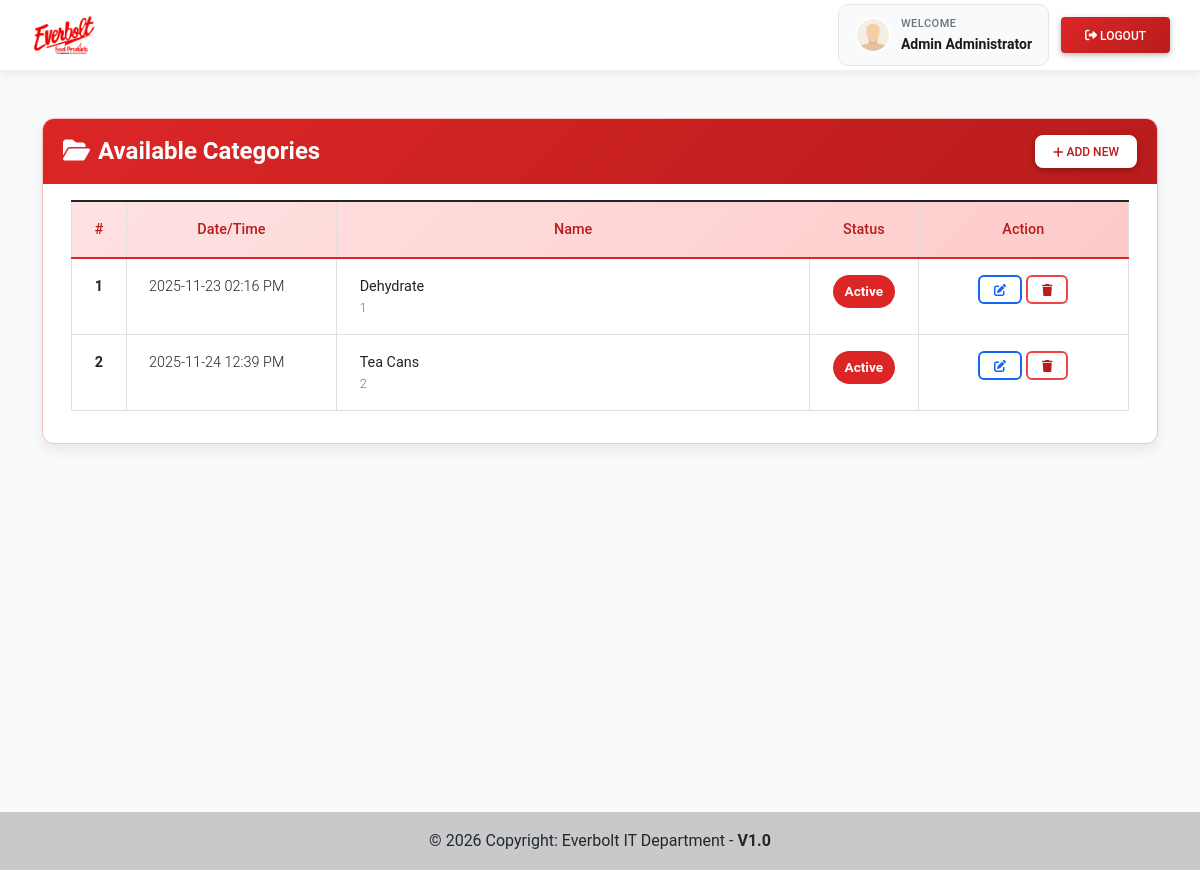
Screenshot of /category (signed in) with the database file from the repository.
### imsApp/models.py (models this page shows, shortened)
class Category(models.Model):
    name = models.CharField(max_length=250)
    description = models.TextField()
    status = models.CharField(max_length=2, choices=(('1','Active'),('2','Inactive')), default=1)
    date_created = models.DateTimeField(default=timezone.now)
    date_updated = models.DateTimeField(auto_now=True)

### imsApp/views.py (the view)
# urls.py: path('category', views.category_mgt, name='category-page'),
@login_required
def category_mgt(request):
    context['page_title'] = "Product Categories"
    context['categories'] = Category.objects.all()
    return render(request, 'inventory/category_mgt.html', context)

### imsApp/templates/inventory/category_mgt.html (shortened to what this page needs)
{% extends 'layouts/base.html' %}
{% load static %}
{% load humanize %}
{% block extra_css %}
<link rel="stylesheet" href="{% static 'css/ims-inventory.css' %}">
{% endblock extra_css %}
{% block pageContent %}
<div class="col-lg-12 col-md-12 col-sm-12 col-xs-12">
    <div class="card category-card">
        <div class="category-header d-flex w-100 align-items-center justify-content-between">
            <h4><i class="fa fa-folder-open me-2"></i>Available Categories</h4>
            <button type="button"
                    class="btn btn-sm"
                    id="add_new_category">
                <i class="fa fa-plus"></i> Add New
            </button>
        </div>
        <div class="card-body">
            <div class="container-fluid">
                <table class="table table-bordered" id="category-list">
                    <colgroup>
                        <col width="5%">
                        <col width="20%">
                        <col width="45%">
                        <col width="10%">
                        <col width="20%">
                    </colgroup>
                    <thead>
                        <tr>
                            <th class="text-center">#</th>
                            <th class="text-center">Date/Time</th>
                            <th class="text-center">Name</th>
                            <th class="text-center">Status</th>
                            <th class="text-center">Action</th>
                        </tr>
                    </thead>
                    <tbody>
                        {% for category in categories %}
                        <tr>
                            <td class="text-center fw-bold">{{ forloop.counter }}</td>
                            <td>{{ category.date_created|date:"Y-m-d h:i A" }}</td>
                            <td>
                                <strong>{{ category.name }}</strong><br>
                                <small class="text-muted d-block text-truncate">
                                    {{ category.description }}
                                </small>
                            </td>
                            <td class="text-center">
                                {% if category.status == '1' %}
                                    <span class="badge-status badge-active">Active</span>
                                {% else %}
                                    <span class="badge-status badge-inactive">Inactive</span>
                                {% endif %}
                            </td>
                            <td class="text-center">
                                <a class="btn btn-outline-primary btn-sm edit-category"
                                   href="javascript:void(0)"
                                   data-id="{{ category.pk }}">
                                    <i class="fa fa-edit"></i>
                                </a>
                                <button class="btn btn-outline-danger btn-sm delete-category"
                                        data-id="{{ category.pk }}">
                                    <i class="fa fa-trash"></i>
                                </button>
                            </td>
                        </tr>
                        {% endfor %}
                    </tbody>
                </table>
            </div>
        </div>
    </div>
</div>
{% endblock pageContent %}

### imsApp/templates/includes/topNavigation.html (shortened to what this page needs)
{% load static %}
<header>
    <nav class="main-navbar">
        <div class="navbar-container">
            <div class="navbar-content">
                <a href="{% url 'home-page' %}" class="navbar-brand-section">
                    <img src="{{ MEDIA_URL }}/default/logo.jpg"
                         alt="Everbolt Food Products"
                         class="navbar-logo">
                </a>
                <div class="navbar-actions">
                    {% if user.id %}
                    <a href="{% url 'profile' %}" class="user-profile">
                        <img src="{{ MEDIA_URL }}/default/default-avatar.png"
                             class="user-avatar">
                        <div class="user-info">
                            <span class="user-greeting">Welcome</span>
                            <span class="user-name">{{ user.first_name }} {{ user.last_name }}</span>
                        </div>
                    </a>
                    <a href="{% url 'logout' %}" class="btn btn-logout">
                        <i class="fas fa-sign-out-alt"></i> Logout
                    </a>
                    {% else %}
                    <a href="{% url 'login' %}" class="btn btn-login">
                        <i class="fas fa-sign-in-alt"></i> Login
                    </a>
                    {% endif %}
                </div>
            </div>
        </div>
    </nav>
</header>

### static/assets/default/css/style.css (style rules this page uses)
html, body { height: 100%; width: 100%; max-height: 100%; overflow: auto; display: flex; flex-direction: column; }
body>header { flex-shrink: auto; }

### static/css/ims-base.css (style rules this page uses)
:root { --ims-primary: #dc2626; --ims-primary-dark: #b91c1c; --ims-primary-light: #ef4444; --ims-primary-soft: #fee2e2; --ims-primary-soft-2: #fecaca; --ims-bg-soft: #fff5f5; --ims-text: #1f2937; --ims-text-muted: #6b7280; --ims-heading: #111827; --ims-border: #e5e7eb; --ims-border-soft: #f5c2c2; --ims-white: #ffffff; --ims-shadow-sm: 0 1px 3px rgba(0,0,0,.08), 0 1px 2px rgba(0,0,0,.04); --ims-shadow-md: 0 6px 14px rgba(0,0,0,.08); --ims-shadow-lg: 0 12px 28px rgba(220,38,38,.15), 0 6px 12px rgba(220,38,38,.10); --ims-radius-sm: 8px; --ims-radius-md: 10px; --ims-radius-lg: 12px; --ims-radius-xl: 20px; --ims-success: #10b981; --ims-success-dark: #059669; --ims-danger: #ef4444; }
body { color: var(--ims-text); background-color: #f8fafc; }
a { text-decoration: none; }
.text-muted { color: var(--ims-text-muted) !important; }

### static/css/ims-components.css (style rules this page uses)
.card, .card.card-default, .category-card, .product-card, .inv-card, .stock-card, .login-card { border: 1px solid var(--ims-border-soft); border-radius: var(--ims-radius-lg); box-shadow: var(--ims-shadow-md); overflow: hidden; }
.card-header, .category-header, .product-header, .inv-header, .card-header-custom { background: linear-gradient(135deg, var(--ims-primary) 0%, var(--ims-primary-dark) 100%); color: var(--ims-white); border-bottom: none; padding: 1rem 1.25rem; }
.card-header h4, .card-header .card-title, .category-header h4, .product-header h4, .inv-header h4, .card-header-custom h5 { margin: 0; font-weight: 700; }
.btn-primary, .btn-login, .submit-btn, .btn-logout, #add_new, #add_new_category { background: linear-gradient(135deg, var(--ims-primary) 0%, var(--ims-primary-dark) 100%); border-color: var(--ims-primary); color: var(--ims-white); }
#add_new, #add_new_category { border: 2px solid var(--ims-white) !important; background: var(--ims-white) !important; color: var(--ims-primary-dark) !important; border-radius: var(--ims-radius-sm); transition: .25s ease; }
.btn-outline-danger.btn-sm, .edit-data, .delete-data, .edit-category, .delete-category, .view-btn { transition: .25s ease; border-radius: 6px !important; }
.btn-outline-danger.btn-sm { border-color: var(--ims-primary-light); color: var(--ims-primary-dark); }
.table thead tr, #category-list thead tr, #product-list thead tr, #invoice-list thead tr, .table-custom thead { background: linear-gradient(135deg, var(--ims-primary-soft) 0%, var(--ims-primary-soft-2) 100%); color: var(--ims-primary-dark); font-weight: 700; }
.table thead th, #category-list thead th, #product-list thead th, #invoice-list thead th { border-bottom: 2px solid var(--ims-primary) !important; font-size: .9rem; }
.table tbody tr, #category-list tbody tr, #product-list tbody tr, #invoice-list tbody tr { transition: .2s ease; }
.badge-status, .stock-box, .price-pill, .stats-badge { display: inline-block; border-radius: 999px; font-weight: 600; }
.badge-status { font-size: .85rem; padding: .35rem .75rem; }
.badge-active { background: var(--ims-primary); color: var(--ims-white); }

### static/css/ims-layout.css (style rules this page uses)
.main-navbar { background: var(--ims-white); box-shadow: 0 2px 12px rgba(0,0,0,.08); border-bottom: 1px solid #f0f0f0; padding: 0; position: fixed; top: 0; left: 0; right: 0; z-index: 1000; }
.navbar-container { max-width: 1400px; margin: 0 auto; padding: 0 30px; }
.navbar-content { display: flex; align-items: center; justify-content: space-between; height: 70px; }
.navbar-brand-section { display: flex; align-items: center; }
.navbar-logo { height: 45px; width: auto; transition: transform .3s ease; }
.navbar-actions { display: flex; align-items: center; gap: 12px; }
.user-profile, .mobile-user-profile { display: flex; align-items: center; padding: 10px 16px; background: #f9fafb; border-radius: var(--ims-radius-md); border: 1px solid var(--ims-border); }
.user-avatar { width: 36px; height: 36px; border-radius: 50%; object-fit: cover; margin-right: 10px; border: 2px solid var(--ims-white); }
.user-info { display: flex; flex-direction: column; align-items: flex-start; }
.user-greeting { font-size: 11px; color: var(--ims-text-muted); font-weight: 500; text-transform: uppercase; letter-spacing: .5px; }
.user-name { font-size: 14px; color: #1a1a1a; font-weight: 600; }

### rows the page displays
Category: date_created "2025-11-23 02:16 PM", name "Dehydrate", description "1", status "Active"
Category: date_created "2025-11-24 12:39 PM", name "Tea Cans", description "2", status "Active"

### other values shown
{{ user.first_name }} "Admin"
{{ user.last_name }} "Administrator"
